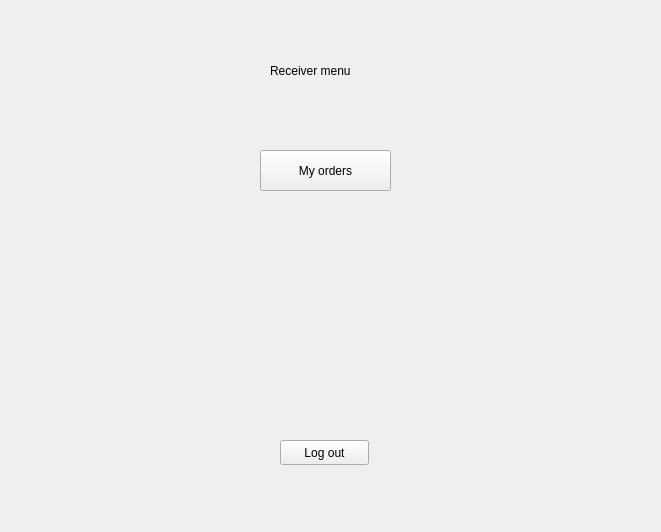
<?xml version="1.0" encoding="UTF-8"?>
<ui version="4.0">
 <class>menu_receiver</class>
 <widget class="QWidget" name="menu_receiver">
  <property name="geometry">
   <rect>
    <x>0</x>
    <y>0</y>
    <width>661</width>
    <height>532</height>
   </rect>
  </property>
  <property name="windowTitle">
   <string>Form</string>
  </property>
  <widget class="QStackedWidget" name="stackedWidget">
   <property name="geometry">
    <rect>
     <x>0</x>
     <y>0</y>
     <width>661</width>
     <height>531</height>
    </rect>
   </property>
   <property name="currentIndex">
    <number>0</number>
   </property>
   <widget class="QWidget" name="page">
    <widget class="QLabel" name="label">
     <property name="geometry">
      <rect>
       <x>270</x>
       <y>50</y>
       <width>161</width>
       <height>41</height>
      </rect>
     </property>
     <property name="text">
      <string>Receiver menu</string>
     </property>
    </widget>
    <widget class="QPushButton" name="pushButton">
     <property name="geometry">
      <rect>
       <x>280</x>
       <y>440</y>
       <width>89</width>
       <height>25</height>
      </rect>
     </property>
     <property name="text">
      <string>Log out</string>
     </property>
    </widget>
    <widget class="QPushButton" name="pushButton_2">
     <property name="geometry">
      <rect>
       <x>260</x>
       <y>150</y>
       <width>131</width>
       <height>41</height>
      </rect>
     </property>
     <property name="text">
      <string>My orders</string>
     </property>
    </widget>
   </widget>
   <widget class="QWidget" name="page_2">
    <widget class="QLabel" name="label_2">
     <property name="geometry">
      <rect>
       <x>270</x>
       <y>30</y>
       <width>131</width>
       <height>41</height>
      </rect>
     </property>
     <property name="text">
      <string>My orders</string>
     </property>
    </widget>
    <widget class="QPushButton" name="pushButton_3">
     <property name="geometry">
      <rect>
       <x>20</x>
       <y>30</y>
       <width>89</width>
       <height>25</height>
      </rect>
     </property>
     <property name="text">
      <string>Go back</string>
     </property>
    </widget>
    <widget class="QTreeWidget" name="treeWidget">
     <property name="geometry">
      <rect>
       <x>30</x>
       <y>80</y>
       <width>581</width>
       <height>421</height>
      </rect>
     </property>
     <column>
      <property name="text">
       <string notr="true">1</string>
      </property>
     </column>
    </widget>
    <widget class="QLabel" name="label_3">
     <property name="geometry">
      <rect>
       <x>220</x>
       <y>150</y>
       <width>221</width>
       <height>41</height>
      </rect>
     </property>
     <property name="text">
      <string/>
     </property>
    </widget>
   </widget>
  </widget>
 </widget>
 <resources/>
 <connections/>
</ui>
